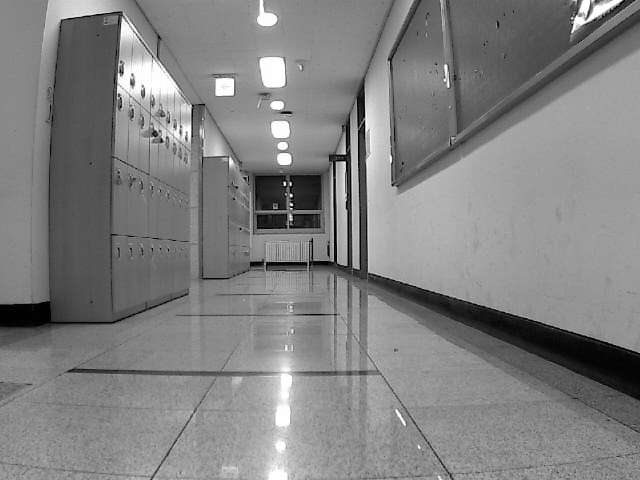
#> input picture real_sequence/image_r/000000.png, 640 x 480 px; its folder holds only this picture in this run
$ python filtering_image.py
#> lines starting #> are read from the running program, lines starting #| are printed output that depends on the picture
#> further down, img is the input picture: shape (480, 640, 3); min 0, max 255, mean 129
import cv2
import os
import glob

# 입력 폴더와 출력 폴더 경로 설정
input_folder = 'real_sequence/image_r'
output_folder = 'real_sequence/image_filtered_r'

# 출력 폴더가 없다면 생성
if not os.path.exists(output_folder):
    os.makedirs(output_folder)

# 특정 폴더에서 모든 이미지 파일 경로 불러오기
image_paths = glob.glob(os.path.join(input_folder, '*.png'))  # .jpg 이미지를 대상으로


# 이미지 필터링 함수 (예: 가우시안 블러)
def filter_image(image):
    image = cv2.cvtColor(image, cv2.COLOR_BGR2GRAY)
    image = cv2.equalizeHist(image)
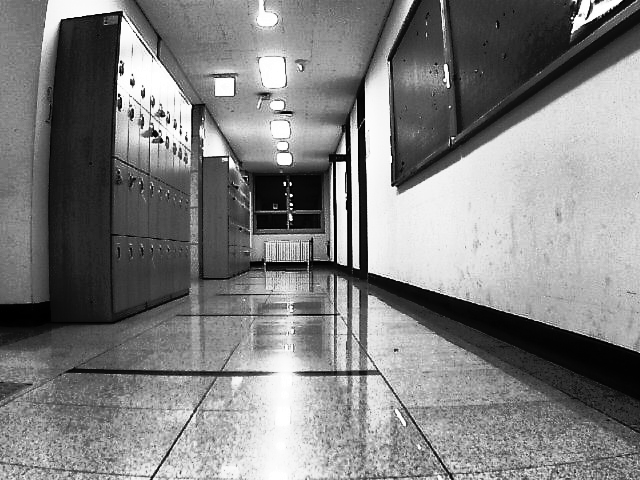
#> image: shape (480, 640); min 0, max 255, mean 128.7
    image_smoothed = cv2.GaussianBlur(image, (9,9), 10)
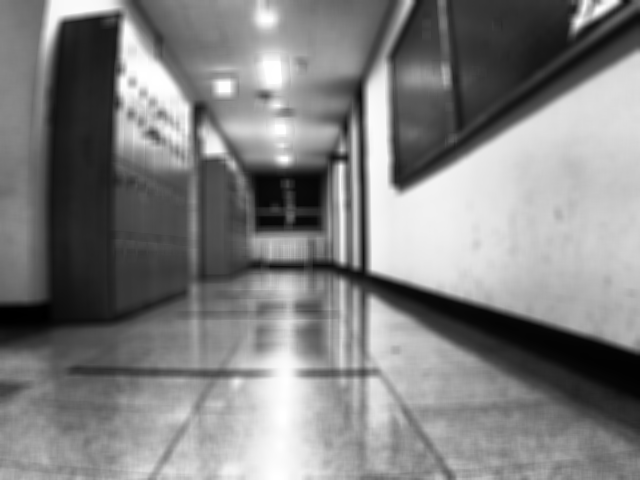
#> image_smoothed: shape (480, 640); min 0, max 255, mean 128.7
    image = cv2.addWeighted(image, 1.5, image_smoothed, -0.5, 0)
    return image


# 이미지 처리 및 저장
for image_path in image_paths:
    # 이미지 불러오기
    img = cv2.imread(image_path)
    # 필터링 진행
    filtered_img = filter_image(img)

    # 출력 파일 경로 설정 (이미지 이름 유지)
    output_path = os.path.join(output_folder, os.path.basename(image_path))

    # 결과 이미지 저장
    cv2.imwrite(output_path, filtered_img)

    print(f'Processed and saved: {output_path}')

$ run again, on real_sequence/image_r/000004.png
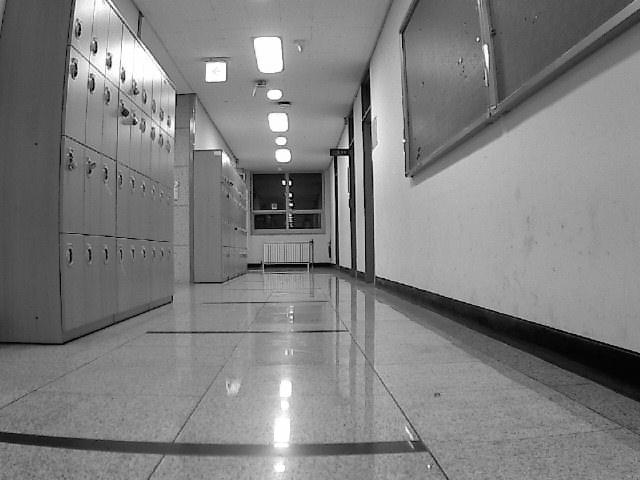
#> input picture real_sequence/image_r/000004.png, 640 x 480 px
#> img is the input picture: shape (480, 640, 3); min 0, max 255, mean 127.2
#> in filter_image, `image = cv2.equalizeHist(image)`:
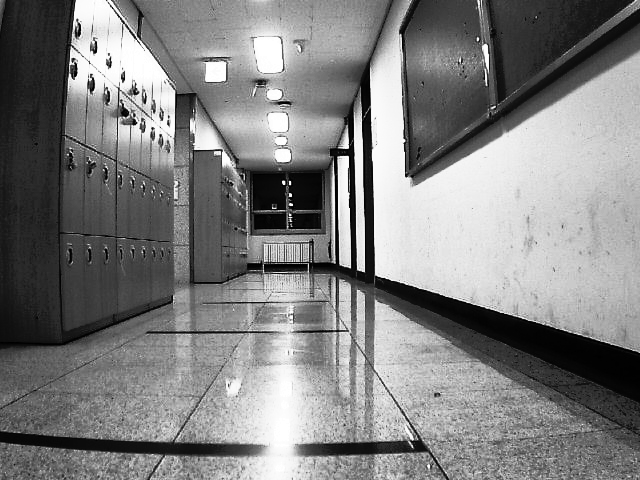
#> image: shape (480, 640); min 0, max 255, mean 128.5
#> in filter_image, `image_smoothed = cv2.GaussianBlur(image, (9,9), 10)`:
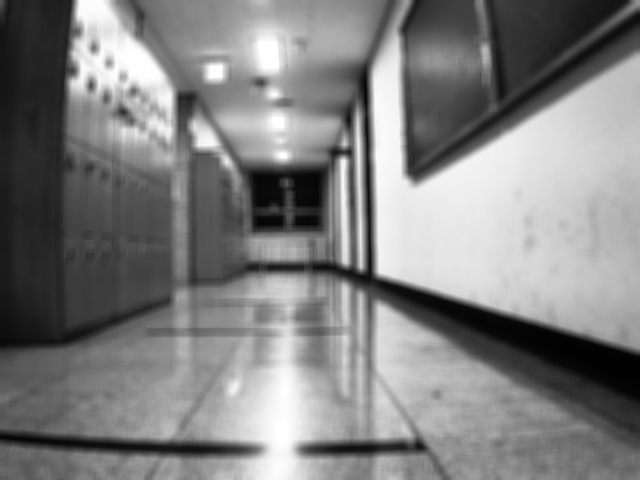
#> image_smoothed: shape (480, 640); min 1, max 255, mean 128.5
